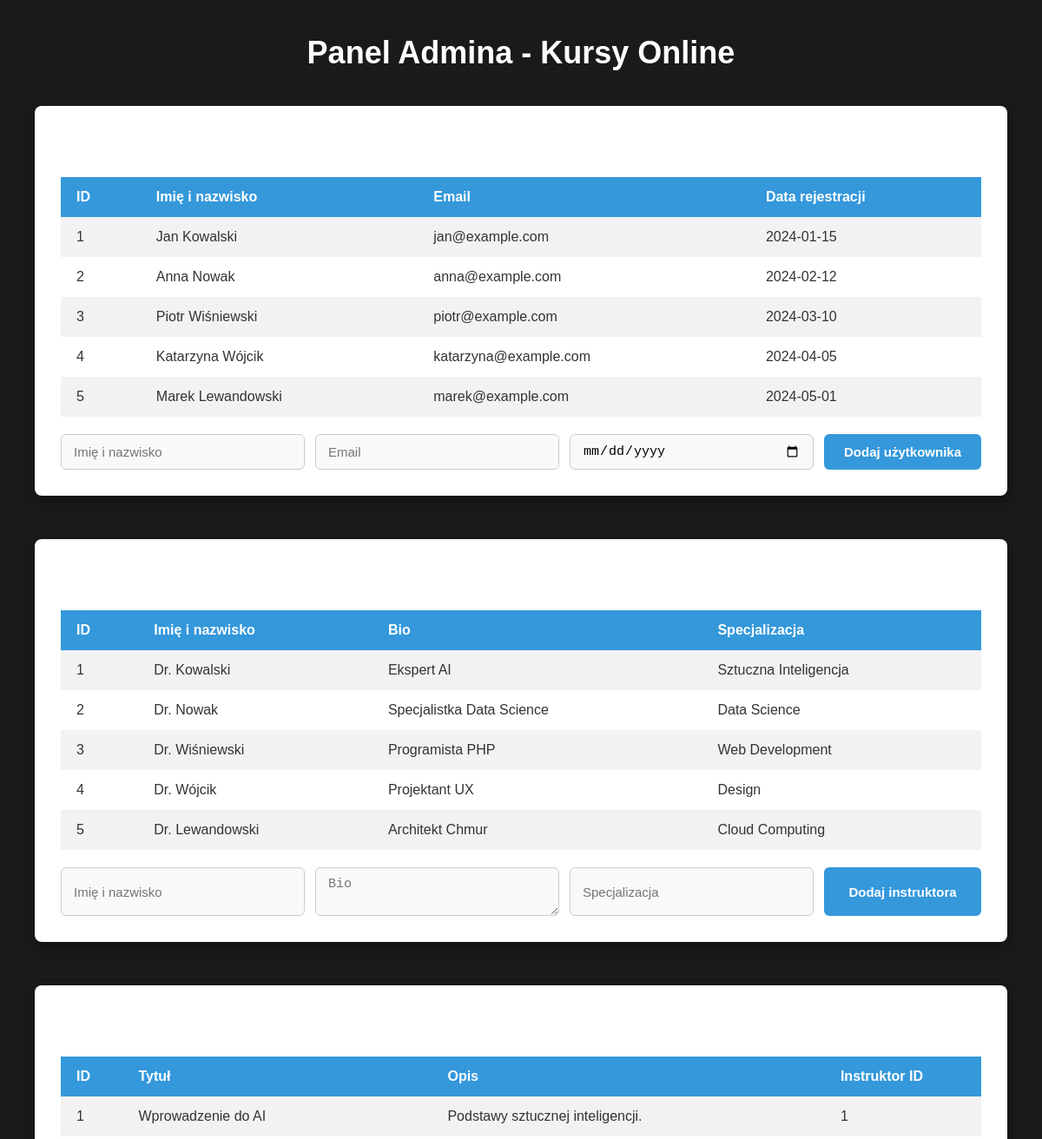
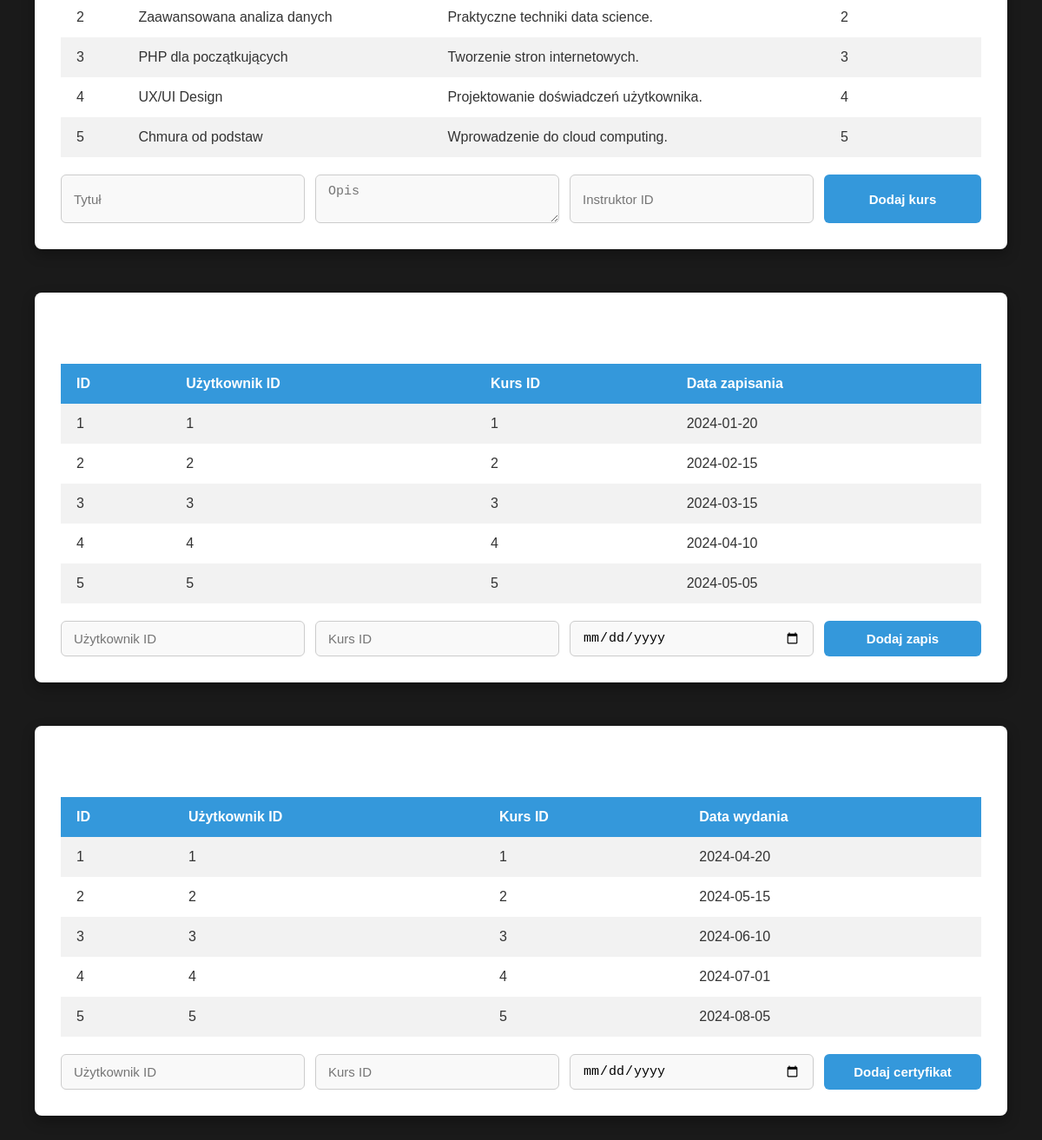
The page / on the database its author committed (2 pictures, top to bottom).
### tables this page shows
CREATE TABLE Uzytkownicy (
    uzytkownik_id INT AUTO_INCREMENT PRIMARY KEY,
    imie_i_nazwisko VARCHAR(255) NOT NULL,
    email VARCHAR(255) NOT NULL UNIQUE,
    data_rejestracji DATE NOT NULL
);

CREATE TABLE Instruktorzy (
    instruktor_id INT AUTO_INCREMENT PRIMARY KEY,
    imie_i_nazwisko VARCHAR(255) NOT NULL,
    bio TEXT,
    obszar_specjalizacji VARCHAR(255)
);

CREATE TABLE Kursy (
    kurs_id INT AUTO_INCREMENT PRIMARY KEY,
    tytul VARCHAR(255) NOT NULL,
    opis TEXT,
    instruktor_id INT,
    FOREIGN KEY (instruktor_id) REFERENCES Instruktorzy(instruktor_id)
);

CREATE TABLE Zapisania (
    zapisanie_id INT AUTO_INCREMENT PRIMARY KEY,
    uzytkownik_id INT,
    kurs_id INT,
    data_zapisania DATE NOT NULL,
    FOREIGN KEY (uzytkownik_id) REFERENCES Uzytkownicy(uzytkownik_id),
    FOREIGN KEY (kurs_id) REFERENCES Kursy(kurs_id)
);

CREATE TABLE Certyfikaty (
    certyfikat_id INT AUTO_INCREMENT PRIMARY KEY,
    uzytkownik_id INT,
    kurs_id INT,
    data_wydania DATE NOT NULL,
    FOREIGN KEY (uzytkownik_id) REFERENCES Uzytkownicy(uzytkownik_id),
    FOREIGN KEY (kurs_id) REFERENCES Kursy(kurs_id)
);

### index.php (the view, shortened to what this page needs)
<?php
require_once 'config.php';
?>
<!DOCTYPE html>
<html lang="pl">
<head>
    <link rel="stylesheet" href="style.css">
</head>
<body>
<h1>Panel Admina - Kursy Online</h1>
<div class="section">
    <h2>Użytkownicy</h2>
    <table>
        <tr><th>ID</th><th>Imię i nazwisko</th><th>Email</th><th>Data rejestracji</th></tr>
        <?php
        $result = mysqli_query($conn, "SELECT * FROM Uzytkownicy");
        while ($row = mysqli_fetch_assoc($result)) {
            echo "<tr><td>{$row['uzytkownik_id']}</td><td>{$row['imie_i_nazwisko']}</td><td>{$row['email']}</td><td>{$row['data_rejestracji']}</td></tr>";
        }
        ?>
    </table>
    <form method="post" class="form">
        <input type="text" name="name" placeholder="Imię i nazwisko" required>
        <input type="email" name="email" placeholder="Email" required>
        <input type="date" name="registration_date" required>
        <input type="submit" value="Dodaj użytkownika">
    </form>
</div>
<div class="section">
    <h2>Instruktorzy</h2>
    <table>
        <tr><th>ID</th><th>Imię i nazwisko</th><th>Bio</th><th>Specjalizacja</th></tr>
        <?php
        $result = mysqli_query($conn, "SELECT * FROM Instruktorzy");
        while ($row = mysqli_fetch_assoc($result)) {
            echo "<tr><td>{$row['instruktor_id']}</td><td>{$row['imie_i_nazwisko']}</td><td>{$row['bio']}</td><td>{$row['obszar_specjalizacji']}</td></tr>";
        }
        ?>
    </table>
    <form method="post" class="form">
        <input type="text" name="name" placeholder="Imię i nazwisko" required>
        <textarea name="bio" placeholder="Bio" required></textarea>
        <input type="text" name="expertise_area" placeholder="Specjalizacja" required>
        <input type="submit" value="Dodaj instruktora">
    </form>
</div>
<div class="section">
    <h2>Kursy</h2>
    <table>
        <tr><th>ID</th><th>Tytuł</th><th>Opis</th><th>Instruktor ID</th></tr>
        <?php
        $result = mysqli_query($conn, "SELECT * FROM Kursy");
        while ($row = mysqli_fetch_assoc($result)) {
            echo "<tr><td>{$row['kurs_id']}</td><td>{$row['tytul']}</td><td>{$row['opis']}</td><td>{$row['instruktor_id']}</td></tr>";
        }
        ?>
    </table>
    <form method="post" class="form">
        <input type="text" name="title" placeholder="Tytuł" required>
        <textarea name="description" placeholder="Opis" required></textarea>
        <input type="number" name="instructor_id" placeholder="Instruktor ID" required>
        <input type="submit" value="Dodaj kurs">
    </form>
</div>
<div class="section">
    <h2>Zapisy</h2>
    <table>
        <tr><th>ID</th><th>Użytkownik ID</th><th>Kurs ID</th><th>Data zapisania</th></tr>
        <?php
        $result = mysqli_query($conn, "SELECT * FROM Zapisania");
        while ($row = mysqli_fetch_assoc($result)) {
            echo "<tr><td>{$row['zapisanie_id']}</td><td>{$row['uzytkownik_id']}</td><td>{$row['kurs_id']}</td><td>{$row['data_zapisania']}</td></tr>";
        }
        ?>
    </table>
    <form method="post" class="form">
        <input type="number" name="user_id" placeholder="Użytkownik ID" required>
        <input type="number" name="course_id" placeholder="Kurs ID" required>
        <input type="date" name="enrollment_date" required>
        <input type="submit" value="Dodaj zapis">
    </form>
</div>
<div class="section">
    <h2>Certyfikaty</h2>
    <table>
        <tr><th>ID</th><th>Użytkownik ID</th><th>Kurs ID</th><th>Data wydania</th></tr>
        <?php
        $result = mysqli_query($conn, "SELECT * FROM Certyfikaty");
        while ($row = mysqli_fetch_assoc($result)) {
            echo "<tr><td>{$row['certyfikat_id']}</td><td>{$row['uzytkownik_id']}</td><td>{$row['kurs_id']}</td><td>{$row['data_wydania']}</td></tr>";
        }
        ?>
    </table>
    <form method="post" class="form">
        <input type="number" name="user_id" placeholder="Użytkownik ID" required>
        <input type="number" name="course_id" placeholder="Kurs ID" required>
        <input type="date" name="issue_date" required>
        <input type="submit" value="Dodaj certyfikat">
    </form>
</div>
</body>
</html>

### style.css (style rules this page uses)
* { box-sizing: border-box; margin: 0; padding: 0; }
body { font-family: Arial, sans-serif; background-color: #1a1a1a; padding: 40px; color: #eee; }
h1 { text-align: center; margin-bottom: 40px; font-size: 36px; color: #ffffff; }
h2 { margin-bottom: 20px; font-size: 28px; color: #ffffff; }
.section { background: #ffffff; padding: 30px; margin-bottom: 50px; border-radius: 8px; box-shadow: 0px 6px 15px rgba(0, 0, 0, 0.3); color: #333; }
table { width: 100%; border-collapse: collapse; margin-bottom: 20px; font-size: 16px; }
th, td { padding: 14px 18px; text-align: left; }
th { background-color: #3498db; color: white; font-weight: 600; }
tr:nth-child(even) { background-color: #f2f2f2; }
.form { display: flex; flex-wrap: wrap; gap: 12px; }
.form input, .form textarea { flex: 1 1 250px; padding: 10px 14px; border: 1px solid #ccc; border-radius: 6px; font-size: 15px; background: #f9f9f9; transition: 0.3s; }
.form input[type="submit"] { flex: 1 1 150px; background-color: #3498db; color: white; font-weight: bold; cursor: pointer; border: none; transition: 0.3s; border-radius: 6px; }

### rows shown on the page
uzytkownicy: uzytkownik_id "1", imie_i_nazwisko "Jan Kowalski", email "jan@example.com", data_rejestracji "2024-01-15"
uzytkownicy: uzytkownik_id "2", imie_i_nazwisko "Anna Nowak", email "anna@example.com", data_rejestracji "2024-02-12"
uzytkownicy: uzytkownik_id "3", imie_i_nazwisko "Piotr Wiśniewski", email "piotr@example.com", data_rejestracji "2024-03-10"
uzytkownicy: uzytkownik_id "4", imie_i_nazwisko "Katarzyna Wójcik", email "katarzyna@example.com", data_rejestracji "2024-04-05"
uzytkownicy: uzytkownik_id "5", imie_i_nazwisko "Marek Lewandowski", email "marek@example.com", data_rejestracji "2024-05-01"
instruktorzy: instruktor_id "1", imie_i_nazwisko "Dr. Kowalski", bio "Ekspert AI", obszar_specjalizacji "Sztuczna Inteligencja"
instruktorzy: instruktor_id "2", imie_i_nazwisko "Dr. Nowak", bio "Specjalistka Data Science", obszar_specjalizacji "Data Science"
instruktorzy: instruktor_id "3", imie_i_nazwisko "Dr. Wiśniewski", bio "Programista PHP", obszar_specjalizacji "Web Development"
instruktorzy: instruktor_id "4", imie_i_nazwisko "Dr. Wójcik", bio "Projektant UX", obszar_specjalizacji "Design"
instruktorzy: instruktor_id "5", imie_i_nazwisko "Dr. Lewandowski", bio "Architekt Chmur", obszar_specjalizacji "Cloud Computing"
kursy: kurs_id "1", tytul "Wprowadzenie do AI", opis "Podstawy sztucznej inteligencji.", instruktor "1"
kursy: kurs_id "2", tytul "Zaawansowana analiza danych", opis "Praktyczne techniki data science.", instruktor "2"
kursy: kurs_id "3", tytul "PHP dla początkujących", opis "Tworzenie stron internetowych.", instruktor "3"
kursy: kurs_id "4", tytul "UX/UI Design", opis "Projektowanie doświadczeń użytkownika.", instruktor "4"
kursy: kurs_id "5", tytul "Chmura od podstaw", opis "Wprowadzenie do cloud computing.", instruktor "5"
zapisania: zapisanie_id "1", uzytkownik "1", kurs "1", data_zapisania "2024-01-20"
zapisania: zapisanie_id "2", uzytkownik "2", kurs "2", data_zapisania "2024-02-15"
zapisania: zapisanie_id "3", uzytkownik "3", kurs "3", data_zapisania "2024-03-15"
zapisania: zapisanie_id "4", uzytkownik "4", kurs "4", data_zapisania "2024-04-10"
zapisania: zapisanie_id "5", uzytkownik "5", kurs "5", data_zapisania "2024-05-05"
certyfikaty: certyfikat_id "1", uzytkownik "1", kurs "1", data_wydania "2024-04-20"
certyfikaty: certyfikat_id "2", uzytkownik "2", kurs "2", data_wydania "2024-05-15"
certyfikaty: certyfikat_id "3", uzytkownik "3", kurs "3", data_wydania "2024-06-10"
certyfikaty: certyfikat_id "4", uzytkownik "4", kurs "4", data_wydania "2024-07-01"
certyfikaty: certyfikat_id "5", uzytkownik "5", kurs "5", data_wydania "2024-08-05"
